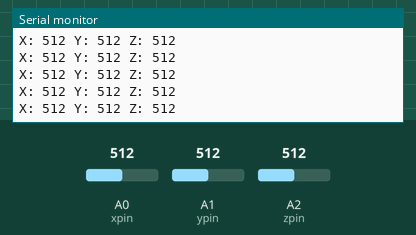
Simulated run of this sketch. Board: Arduino Uno, built with avr-gcc and run on an emulated ATmega328P. Shown: the last lines printed to the serial monitor. Inputs (shaded band) come from the test bench; at power-on: A0 (xpin) = 512, A1 (ypin) = 512, A2 (zpin) = 512.

Above: at 5.7 s.
5.8 s: A0 (xpin) set to 981
At 5.87 s:
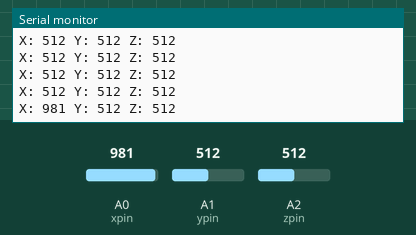
8.8 s: A0 (xpin) set to 1014
At 8.8 s:
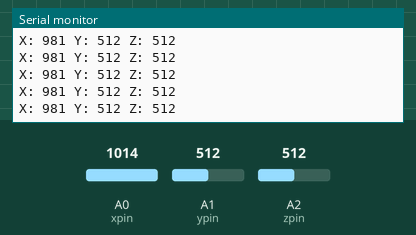
Timing chart, 0 to 11.8 s (numbered marks = the images above; inputs shaded):
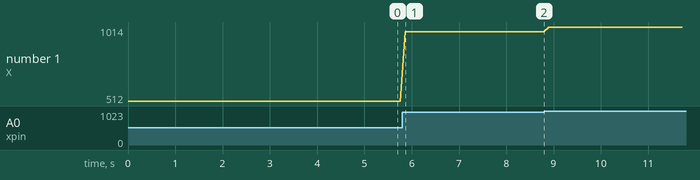

Measured:
- after the input at 5.8 s, the serial monitor: prints a new line after 0.06 s (image 1)
- plotted number 1: 512 → 981 after the input at 5.8 s, 981 → 1014 after the input at 8.8 s

The sketch:

sketch_mar08b.ino
```cpp
//#include <DHT.h>
//#include <LiquidCrystal.h>  // inluimos la lib
//
//DHT dht(7, DHT11);
//LiquidCrystal lcd(12, 11, 5, 4, 3, 2); // initialize the interface pins
//
//void setup() {
//  // put your setup code here, to run once:
//  lcd.begin(16, 2);
//  Serial.begin(9600);
//  dht.begin();
//}
//
//void loop() {
//  // put your main code here, to run repeatedly:
//  float hum = dht.readHumidity();
//  float tempC = dht.readTemperature();
//  float tempF = dht.readTemperature(true);
//
//  Serial.print("Humedad: ");
//  Serial.print(hum);
//  Serial.print(" Temp: ");
//  Serial.print(tempC);
//  Serial.print("ºC _ ");
//  Serial.print(tempF);
//  Serial.println("ºF");
//
//  //lcd
//  lcd.clear();
//  lcd.setCursor(0, 0);
//  lcd.print("Temp C: Hum:"); // Print a message to the LCD.
//  lcd.setCursor(0, 1);
//  lcd.print(tempC); // Print a message to the LCD.
//  lcd.setCursor(8, 1);
//  lcd.print(hum); // Print a message to the LCD.
//
//  // Esperamos un tiempo para repetir el loop
//  delay(1000);
//}

//#include <LiquidCrystal.h> // include the library code

// Declaracion de variables globales
//LiquidCrystal lcd(12, 11, 5, 4, 3, 2); // initialize the interface pins
//int t_muestreo = 500; // Tiempo de muestreo del acelerómetro
int xpin = A0;
int ypin = A1;
int zpin = A2;
int minVal = 0; // Valor mínimo del acelerometro en reposo
int maxVal = 1023; // Valor máximo del acelerometro en reposo


void setup() {
  // put your setup code here, to run once:
  Serial.begin(9600); // Configuramos el puerto serial a 9600 bps
  //lcd.begin(16, 2); // set up the LCD’s number of columns and rows
  //analogReference(EXTERNAL); // La tensión aplicada en el pin AREF (3.3V) será la que haga que el conversor analogo-digital de su máxima lectura (1023)

  // Initialize pin modes:
}

void loop() {
  // put your main code here, to run repeatedly:
  // Mostrar en el LCD
//  lcd.clear();
//  lcd.setCursor(2, 0);
//  lcd.print("X     Y    Z"); // Print a message to the LCD.

  int xR = analogRead(xpin); // Leemos el valor de la tensión en el pin x
  int yR = analogRead(ypin); // Leemos el valor de la tensión en el pin y
  int zR = analogRead(zpin); // Leemos el valor de la tensión en el pin z

  // Mapea los valores leidos a un rango -90 a 90 grados (-pi a pi)
  int x_ang = map(xR, minVal, maxVal, -90, 90);
  int y_ang = map(yR, minVal, maxVal, -90, 90);
  int z_ang = map(zR, minVal, maxVal, -180, 180);

  Serial.print("X: ");
  Serial.print(xR);
  Serial.print(" Y: ");
  Serial.print(yR);
  Serial.print(" Z: ");
  Serial.println(zR);

  delay(100);
}
```
